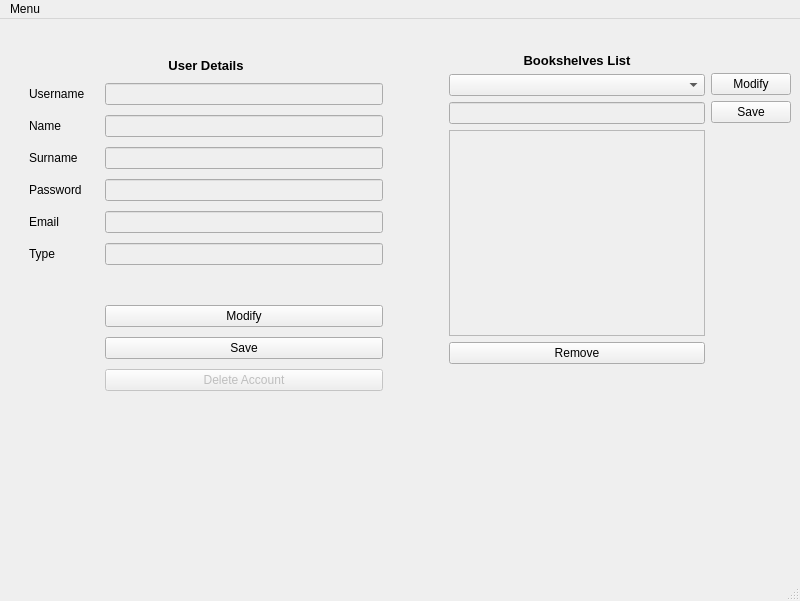
<?xml version="1.0" encoding="UTF-8"?>
<ui version="4.0">
 <class>AccountInfoView</class>
 <widget class="QMainWindow" name="AccountInfoView">
  <property name="geometry">
   <rect>
    <x>0</x>
    <y>0</y>
    <width>800</width>
    <height>601</height>
   </rect>
  </property>
  <property name="minimumSize">
   <size>
    <width>800</width>
    <height>600</height>
   </size>
  </property>
  <property name="maximumSize">
   <size>
    <width>800</width>
    <height>601</height>
   </size>
  </property>
  <property name="windowTitle">
   <string>MainWindow</string>
  </property>
  <widget class="QWidget" name="centralwidget">
   <layout class="QVBoxLayout" name="verticalLayout_3">
    <item>
     <layout class="QHBoxLayout" name="horizontalLayout">
      <item>
       <layout class="QFormLayout" name="formLayout">
        <property name="fieldGrowthPolicy">
         <enum>QFormLayout::AllNonFixedFieldsGrow</enum>
        </property>
        <property name="rowWrapPolicy">
         <enum>QFormLayout::WrapLongRows</enum>
        </property>
        <property name="horizontalSpacing">
         <number>20</number>
        </property>
        <property name="verticalSpacing">
         <number>10</number>
        </property>
        <property name="leftMargin">
         <number>20</number>
        </property>
        <property name="topMargin">
         <number>30</number>
        </property>
        <property name="rightMargin">
         <number>20</number>
        </property>
        <property name="bottomMargin">
         <number>0</number>
        </property>
        <item row="0" column="0" colspan="2">
         <widget class="QLabel" name="user_details">
          <property name="sizePolicy">
           <sizepolicy hsizetype="Expanding" vsizetype="Preferred">
            <horstretch>0</horstretch>
            <verstretch>0</verstretch>
           </sizepolicy>
          </property>
          <property name="font">
           <font>
            <pointsize>10</pointsize>
            <weight>75</weight>
            <bold>true</bold>
           </font>
          </property>
          <property name="layoutDirection">
           <enum>Qt::LeftToRight</enum>
          </property>
          <property name="autoFillBackground">
           <bool>false</bool>
          </property>
          <property name="text">
           <string>User Details</string>
          </property>
          <property name="alignment">
           <set>Qt::AlignCenter</set>
          </property>
         </widget>
        </item>
        <item row="1" column="0">
         <widget class="QLabel" name="usernameLabel">
          <property name="text">
           <string>Username</string>
          </property>
         </widget>
        </item>
        <item row="1" column="1">
         <widget class="QLineEdit" name="usernameLineEdit">
          <property name="enabled">
           <bool>false</bool>
          </property>
         </widget>
        </item>
        <item row="2" column="0">
         <widget class="QLabel" name="nameLabel">
          <property name="text">
           <string>Name</string>
          </property>
         </widget>
        </item>
        <item row="2" column="1">
         <widget class="QLineEdit" name="nameLineEdit">
          <property name="enabled">
           <bool>false</bool>
          </property>
         </widget>
        </item>
        <item row="3" column="0">
         <widget class="QLabel" name="surnameLabel">
          <property name="text">
           <string>Surname</string>
          </property>
         </widget>
        </item>
        <item row="3" column="1">
         <widget class="QLineEdit" name="surnameLineEdit">
          <property name="enabled">
           <bool>false</bool>
          </property>
         </widget>
        </item>
        <item row="4" column="0">
         <widget class="QLabel" name="passwordLabel">
          <property name="text">
           <string>Password</string>
          </property>
         </widget>
        </item>
        <item row="4" column="1">
         <widget class="QLineEdit" name="passwordLineEdit">
          <property name="enabled">
           <bool>false</bool>
          </property>
         </widget>
        </item>
        <item row="5" column="0">
         <widget class="QLabel" name="emailLabel">
          <property name="text">
           <string>Email</string>
          </property>
         </widget>
        </item>
        <item row="5" column="1">
         <widget class="QLineEdit" name="emailLineEdit">
          <property name="enabled">
           <bool>false</bool>
          </property>
         </widget>
        </item>
        <item row="6" column="0">
         <widget class="QLabel" name="typeLabel">
          <property name="text">
           <string>Type</string>
          </property>
         </widget>
        </item>
        <item row="6" column="1">
         <widget class="QLineEdit" name="typeLineedit">
          <property name="enabled">
           <bool>false</bool>
          </property>
         </widget>
        </item>
        <item row="7" column="1">
         <spacer name="horizontalSpacer_5">
          <property name="orientation">
           <enum>Qt::Horizontal</enum>
          </property>
          <property name="sizeHint" stdset="0">
           <size>
            <width>40</width>
            <height>20</height>
           </size>
          </property>
         </spacer>
        </item>
        <item row="8" column="1">
         <widget class="QPushButton" name="modifyUser">
          <property name="text">
           <string>Modify</string>
          </property>
         </widget>
        </item>
        <item row="9" column="1">
         <widget class="QPushButton" name="saveModification">
          <property name="text">
           <string>Save</string>
          </property>
         </widget>
        </item>
        <item row="10" column="1">
         <widget class="QPushButton" name="deleteAccount">
          <property name="enabled">
           <bool>false</bool>
          </property>
          <property name="text">
           <string>Delete Account</string>
          </property>
         </widget>
        </item>
       </layout>
      </item>
      <item>
       <spacer name="horizontalSpacer">
        <property name="orientation">
         <enum>Qt::Horizontal</enum>
        </property>
        <property name="sizeType">
         <enum>QSizePolicy::Fixed</enum>
        </property>
        <property name="sizeHint" stdset="0">
         <size>
          <width>40</width>
          <height>20</height>
         </size>
        </property>
       </spacer>
      </item>
      <item>
       <layout class="QVBoxLayout" name="verticalLayout">
        <item>
         <spacer name="verticalSpacer_2">
          <property name="orientation">
           <enum>Qt::Vertical</enum>
          </property>
          <property name="sizeType">
           <enum>QSizePolicy::Fixed</enum>
          </property>
          <property name="sizeHint" stdset="0">
           <size>
            <width>20</width>
            <height>25</height>
           </size>
          </property>
         </spacer>
        </item>
        <item>
         <widget class="QLabel" name="label">
          <property name="font">
           <font>
            <pointsize>10</pointsize>
            <weight>75</weight>
            <bold>true</bold>
           </font>
          </property>
          <property name="text">
           <string>Bookshelves List</string>
          </property>
          <property name="alignment">
           <set>Qt::AlignCenter</set>
          </property>
         </widget>
        </item>
        <item>
         <widget class="QComboBox" name="bsComboBox">
          <property name="sizePolicy">
           <sizepolicy hsizetype="Minimum" vsizetype="Minimum">
            <horstretch>0</horstretch>
            <verstretch>0</verstretch>
           </sizepolicy>
          </property>
         </widget>
        </item>
        <item>
         <widget class="QLineEdit" name="bsname">
          <property name="enabled">
           <bool>false</bool>
          </property>
          <property name="sizePolicy">
           <sizepolicy hsizetype="Minimum" vsizetype="Fixed">
            <horstretch>0</horstretch>
            <verstretch>0</verstretch>
           </sizepolicy>
          </property>
         </widget>
        </item>
        <item>
         <widget class="QTextEdit" name="bsDescription">
          <property name="enabled">
           <bool>false</bool>
          </property>
          <property name="sizePolicy">
           <sizepolicy hsizetype="Minimum" vsizetype="Expanding">
            <horstretch>0</horstretch>
            <verstretch>0</verstretch>
           </sizepolicy>
          </property>
         </widget>
        </item>
        <item>
         <widget class="QPushButton" name="removeBookshelf">
          <property name="text">
           <string>Remove</string>
          </property>
         </widget>
        </item>
        <item>
         <spacer name="verticalSpacer_5">
          <property name="orientation">
           <enum>Qt::Vertical</enum>
          </property>
          <property name="sizeHint" stdset="0">
           <size>
            <width>20</width>
            <height>40</height>
           </size>
          </property>
         </spacer>
        </item>
       </layout>
      </item>
      <item>
       <layout class="QVBoxLayout" name="verticalLayout_2">
        <item>
         <spacer name="verticalSpacer_4">
          <property name="orientation">
           <enum>Qt::Vertical</enum>
          </property>
          <property name="sizeType">
           <enum>QSizePolicy::Fixed</enum>
          </property>
          <property name="sizeHint" stdset="0">
           <size>
            <width>20</width>
            <height>45</height>
           </size>
          </property>
         </spacer>
        </item>
        <item>
         <widget class="QPushButton" name="modifyBookshelf">
          <property name="text">
           <string>Modify</string>
          </property>
         </widget>
        </item>
        <item>
         <widget class="QPushButton" name="SaveBookshelf">
          <property name="text">
           <string>Save</string>
          </property>
         </widget>
        </item>
        <item>
         <spacer name="verticalSpacer">
          <property name="orientation">
           <enum>Qt::Vertical</enum>
          </property>
          <property name="sizeHint" stdset="0">
           <size>
            <width>20</width>
            <height>40</height>
           </size>
          </property>
         </spacer>
        </item>
       </layout>
      </item>
     </layout>
    </item>
   </layout>
  </widget>
  <widget class="QMenuBar" name="menubar">
   <property name="geometry">
    <rect>
     <x>0</x>
     <y>0</y>
     <width>800</width>
     <height>17</height>
    </rect>
   </property>
   <widget class="QMenu" name="menuQuit">
    <property name="title">
     <string>Menu</string>
    </property>
    <addaction name="actionQuit"/>
   </widget>
   <addaction name="menuQuit"/>
  </widget>
  <widget class="QStatusBar" name="statusbar"/>
  <action name="actionQuit">
   <property name="text">
    <string>Quit</string>
   </property>
  </action>
 </widget>
 <resources/>
 <connections/>
</ui>
